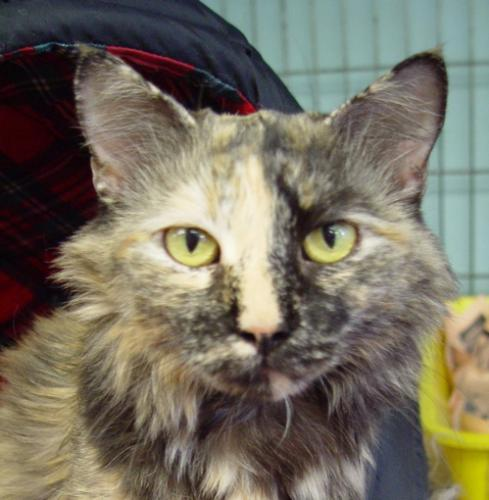
#> input picture animal/Cats/10.jpg, 489 x 500 px, found by its file name; its folder holds only this picture in this run
$ python data.py
#> lines starting #> are read from the running program, lines starting #| are printed output that depends on the picture
import numpy as np
import matplotlib
matplotlib.use('TkAgg')
import matplotlib.pyplot as plt
import os
import cv2
from tqdm import tqdm

DATADIR = "/Users/Yiting/Documents/EC_601/mini_project_2/animal/"

CATEGORIES = ["Cats", "Dogs"]

for category in CATEGORIES:  # do dogs and cats
    path = os.path.join(DATADIR,category)  # create path to dogs and cats
    for img in os.listdir(path):  # iterate over each image per dogs and cats
        img_array = cv2.imread(os.path.join(path,img) ,cv2.IMREAD_GRAYSCALE)  # convert to array
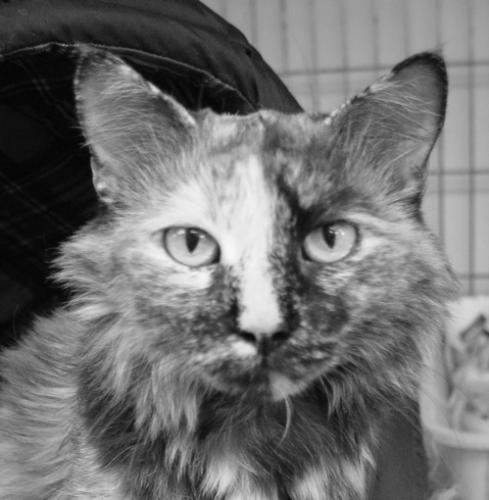
#> img_array: shape (500, 489); min 0, max 248, mean 111.9
        plt.imshow(img_array, cmap='gray')  # graph it
        plt.show()  # display!

        break  # we just want one for now so break
    break  #...and one more!


IMG_SIZE = 50

new_array = cv2.resize(img_array, (IMG_SIZE, IMG_SIZE))
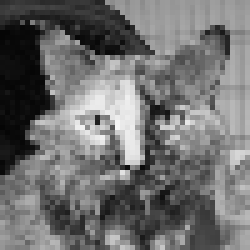
#> new_array: shape (50, 50) (shown 5 times larger); min 5, max 246, mean 111.6
plt.imshow(new_array, cmap='gray')
# plt.show()

training_data = []

def create_training_data():
    for category in CATEGORIES:  # do dogs and cats

        path = os.path.join(DATADIR,category)  # create path to dogs and cats
        class_num = CATEGORIES.index(category)  # get the classification  (0 or a 1). 0=dog 1=cat

        for img in tqdm(os.listdir(path)):  # iterate over each image per dogs and cats
            try:
                img_array = cv2.imread(os.path.join(path,img) ,cv2.IMREAD_GRAYSCALE)  # convert to array
                new_array = cv2.resize(img_array, (IMG_SIZE, IMG_SIZE))  # resize to normalize data size
                training_data.append([new_array, class_num])  # add this to our training_data
            except Exception as e:  # in the interest in keeping the output clean...
                pass
#> pass 2 of the loop in create_training_data, `for category in CATEGORIES:`:
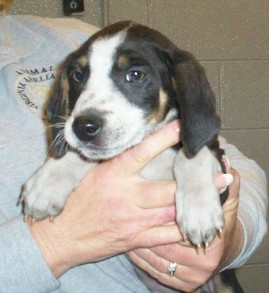
#> input picture animal/Dogs/10.jpg, 269 x 293 px, found by its file name
#> in create_training_data, `img_array = cv2.imread(os.path.join(path,img) ,cv2.IMREAD_GRAYSCALE)`:
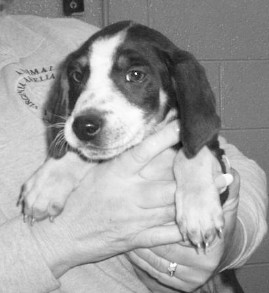
#> img_array: shape (293, 269); min 10, max 255, mean 159.1
#> in create_training_data, `new_array = cv2.resize(img_array, (IMG_SIZE, IMG_SIZE))`:
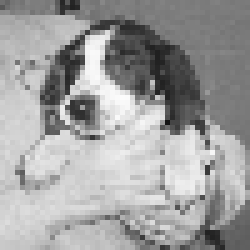
#> new_array: shape (50, 50) (shown 5 times larger); min 21, max 252, mean 159.1
            # [4 lines of commented-out code are left out]
create_training_data()


import random

random.shuffle(training_data)
for sample in training_data[:10]:
    # print(sample[1])
	X = []
	y = []
#> this loop made 2 passes

for features,label in training_data:
    X.append(features)
    y.append(label)
#> this loop made 2 passes
#> label on passes 1 to 2: 0, 1
#> after the loop, X = 2 items; y = [0, 1]
# print(X[0].reshape(-1, IMG_SIZE, IMG_SIZE, 1))
X = np.array(X).reshape(-1, IMG_SIZE, IMG_SIZE, 1)


import pickle

pickle_out = open("X.pickle","wb")
pickle.dump(X, pickle_out)
pickle_out.close()

pickle_out = open("y.pickle","wb")
pickle.dump(y, pickle_out)
pickle_out.close()

pickle_in = open("X.pickle","rb")
X = pickle.load(pickle_in)

pickle_in = open("y.pickle","rb")
# y = pickle.load(pickle_in)
